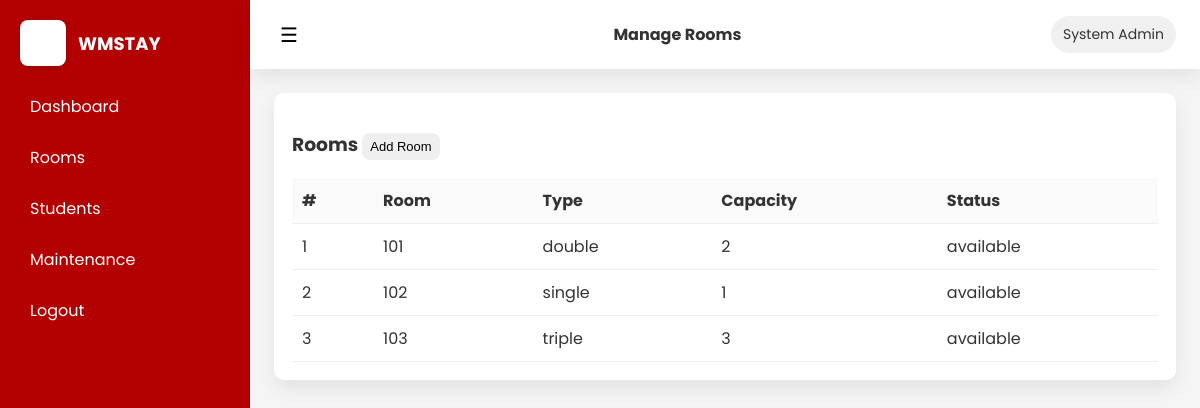
The page /admin/manage_rooms.php (signed in) on the database its author committed.
### tables this page shows
CREATE TABLE IF NOT EXISTS rooms (
  room_id INT AUTO_INCREMENT PRIMARY KEY,
  building_id INT,
  room_number VARCHAR(50),
  capacity TINYINT DEFAULT 1,
  room_type VARCHAR(50),
  status VARCHAR(50) DEFAULT 'available',
  description TEXT,
  FOREIGN KEY (building_id) REFERENCES buildings(building_id) ON DELETE SET NULL
);

### admin/manage_rooms.php (the view, shortened to what this page needs)
<?php
require_once '../includes/db_connect.php';
$title = "Manage Rooms";
$rooms = $pdo->query("SELECT r.*, b.name as building FROM rooms r LEFT JOIN buildings b ON r.building_id = b.building_id ORDER BY r.room_number")->fetchAll(PDO::FETCH_ASSOC);
include '../includes/header.php';
?>
<div class="card">
  <h3>Rooms <button class="btn small" id="showAddRoom">Add Room</button></h3>
  <table class="table"><thead><tr><th>#</th><th>Room</th><th>Type</th><th>Capacity</th><th>Status</th></tr></thead><tbody><?php foreach($rooms as $r): ?><tr><td><?= $r['room_id'] ?></td><td><?= htmlspecialchars($r['room_number']) ?></td><td><?= htmlspecialchars($r['room_type']) ?></td><td><?= $r['capacity'] ?></td><td><?= htmlspecialchars($r['status']) ?></td></tr><?php endforeach; ?></tbody></table>
</div>
<?php echo '</section></main></div></body></html>'; ?>

### includes/header.php (shortened to what this page needs)
<!doctype html>
<html lang="en">
<head>
  <link href="/WMSTAY/assets/css/style.css" rel="stylesheet">
</head>
<body>
<div class="app">
  <aside class="sidebar" id="sidebar">
    <div class="brand">
      <div class="logo"></div>
      <div class="brand-text">WMSTAY</div>
    </div>
    <nav class="menu">
      <?php if(isset($_SESSION['user'])): ?>
        <?php if($_SESSION['user']['role'] === 'admin'): ?>
          <a href="/WMSTAY/admin/dashboard.php">Dashboard</a>
          <a href="/WMSTAY/admin/manage_rooms.php">Rooms</a>
          <a href="/WMSTAY/admin/manage_students.php">Students</a>
          <a href="/WMSTAY/admin/maintenance_requests.php">Maintenance</a>
        <?php else: ?>
          <a href="/WMSTAY/student/dashboard.php">Dashboard</a>
          <a href="/WMSTAY/student/profile.php">Profile</a>
          <a href="/WMSTAY/student/maintenance.php">Maintenance</a>
        <?php endif; ?>
        <a href="/WMSTAY/logout.php" class="logout">Logout</a>
      <?php else: ?>
        <a href="/WMSTAY/index.php">Login</a>
        <a href="/WMSTAY/register.php">Register</a>
      <?php endif; ?>
    </nav>
  </aside>
  <main class="main">
    <header class="topbar">
      <button id="btnToggle" class="btn-toggle">☰</button>
      <div class="topbar-title"><?= htmlspecialchars($title) ?></div>
      <div class="topbar-right">
        <?php if(isset($_SESSION['user'])): ?>
          <span class="user-chip"><?= htmlspecialchars($_SESSION['user']['name']) ?></span>
        <?php endif; ?>
      </div>
    </header>
    <section class="content">

### assets/css/style.css (style rules this page uses)
:root { --primary:#b30000; --accent:#e60000; --white:#ffffff; --muted:#f5f5f5; --text:#333333; --card-shadow: 0 8px 20px rgba(0,0,0,0.08); --radius:10px; font-family: 'Poppins', Arial, sans-serif; }
* { box-sizing:border-box }
body { margin:0;background:var(--muted);color:var(--text);-webkit-font-smoothing:antialiased }
.app { display:flex;min-height:100vh }
.sidebar { width:250px;background:var(--primary);color:#fff;padding:20px;flex-shrink:0 }
.brand { display:flex;align-items:center;gap:12px;margin-bottom:12px }
.logo { width:46px;height:46px;background:var(--white);border-radius:8px;box-shadow:0 2px 6px rgba(0,0,0,0.15) }
.brand-text { font-weight:700;font-size:18px }
.menu { margin-top:18px;display:flex;flex-direction:column;gap:6px }
.menu a { color:#fff;text-decoration:none;padding:10px;border-radius:8px;display:block }
.main { flex:1;display:flex;flex-direction:column }
.topbar { display:flex;align-items:center;justify-content:space-between;padding:16px 24px;background:var(--white);box-shadow:var(--card-shadow);position:sticky;top:0;z-index:10 }
.btn-toggle { background:transparent;border:0;font-size:20px;cursor:pointer }
.topbar-title { font-weight:700;color:var(--text) }
.topbar-right { display:flex;align-items:center;gap:8px }
.user-chip { background:#f0f0f0;padding:8px 12px;border-radius:20px;font-size:14px }
.content { padding:24px }
.card { background:var(--white);padding:18px;border-radius:var(--radius);box-shadow:var(--card-shadow);margin-bottom:16px }
.table { width:100%;border-collapse:collapse }
.table th, .table td { padding:10px;border-bottom:1px solid #efefef;text-align:left }
.table thead th { background:#fafafa }
.btn { padding:8px 12px;border-radius:8px;border:0;cursor:pointer }
.btn.small { padding:6px 8px;font-size:13px }

### rows shown on the page
rooms: room_id "1", room_number "101", room_type "double", capacity "2", status "available"
rooms: room_id "2", room_number "102", room_type "single", capacity "1", status "available"
rooms: room_id "3", room_number "103", room_type "triple", capacity "3", status "available"

### other values the page prints
$title "Manage Rooms"
$_SESSION['user']['name'] "System Admin"
